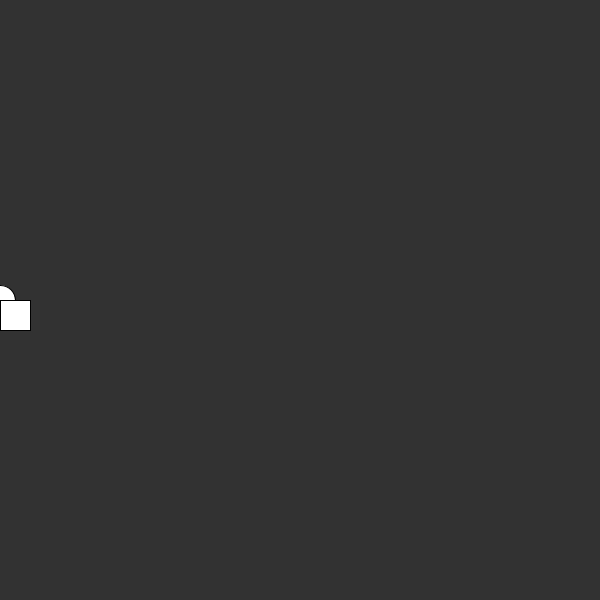
Frame 1 (no input)
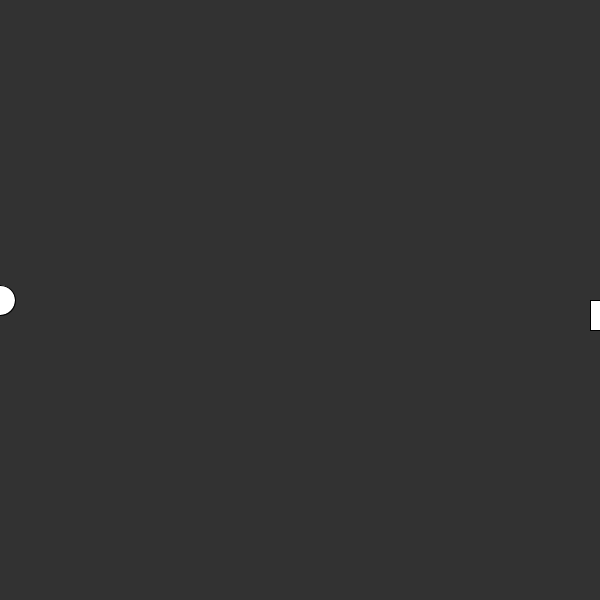
Frame 60 (the mouse pressed at the canvas centre just before this capture)
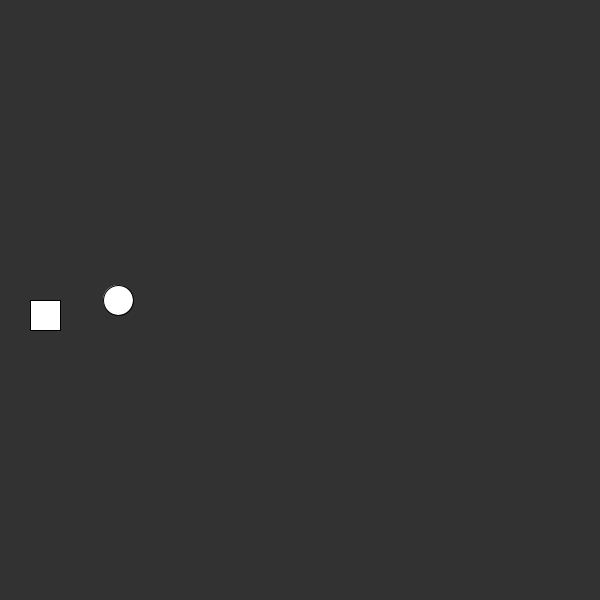
Frame 120 (the mouse held since frame 60 and released just before this capture)

The Processing sketch that drew these frames (run headless with seeded random() and noise(); from frame 60 on, the mouse is pressed at the canvas centre):

// Processing sketch: express_es_booleanas
// ── express_es_booleanas.pde
//boolean expression

//relation operations
/*
  > 
  <
  >=
  <=
  ==
  !=
  
  && AND
  || OR
*/

boolean going = false;
float circleX, velocidade = 2;
float quadX, velocidadeQ = 10;

void setup() {
  size(600, 600);
  circleX = 0;
  quadX = 0;
}

void draw() {
  background(50);
  fill(255);
  ellipse (circleX, 300, 30, 30);
  if (going) {
    circleX = circleX + velocidade;
  }
  if ( circleX > width) {
    velocidade = -2;
  }
  if ( circleX == 0) {
    velocidade = 2;
  }
  
  rect (quadX, 300, 30, 30);
  quadX = quadX + velocidadeQ;
  /*if (quadX > width) {
    velocidadeQ = -10;
  }
  if (quadX == 0) {
    velocidadeQ = 10;
  }*/
  if (quadX > width || quadX < 0) {
    velocidadeQ = velocidadeQ * -1;
  }
}

void mousePressed () {
  /*if (going) {
    going = false;
  } else {
    going = true;
  }*/
  going = !going;
}
